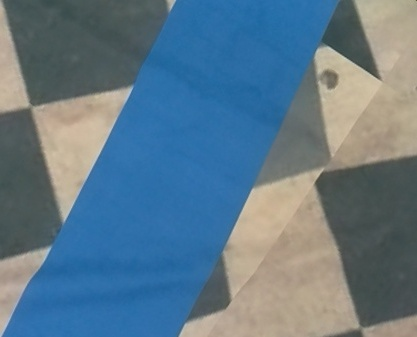
#> input picture img/image_r.jpg, 417 x 337 px, found by its file name
$ python test.py
#> lines starting #> are read from the running program, lines starting #| are printed output that depends on the picture
import numpy as np
import cv2
import math

route_r = cv2.imread('/home/lxz/workdir/Drone/Drone_guide/img/image_r.jpg')
#> route_r is the input picture: shape (337, 417, 3); mean B, G, R 137.4, 120.7, 95.2
route_l = cv2.imread('/home/lxz/workdir/Drone/Drone_guide/img/image_l.jpg')
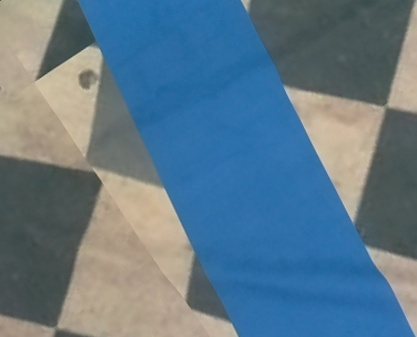
#> input picture img/image_l.jpg, 417 x 337 px, found by its file name
#> route_l is the input picture: shape (337, 417, 3); mean B, G, R 137.4, 120.7, 95.2
route_a = cv2.imread('/home/lxz/workdir/Drone/Drone_guide/img/image_a.jpg')
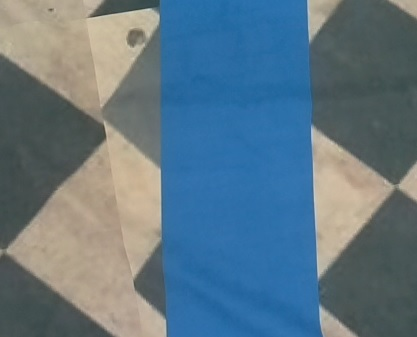
#> input picture img/image_a.jpg, 417 x 337 px, found by its file name
#> route_a is the input picture: shape (337, 417, 3); mean B, G, R 132.7, 118.5, 95.1

for img in [route_r, route_l, route_a]:
    img = cv2.cvtColor(img, cv2.COLOR_BGR2YUV)
    center_idx = [int(img.shape[0]/2), int(img.shape[1]/2)]  # 세로, 가로

    y = img[:, :, 0]
    u = img[:, :, 1]
    v = img[:, :, 2]

    th, biimage_yuv = cv2.threshold(v, 100, 255, cv2.THRESH_BINARY_INV)
    cv2.imwrite('/home/lxz/workdir/Drone/Drone_guide/img/biimg.jpg', biimage_yuv)


    # 파라미터 초기화
    yaw_cmd = 0
    pitch_cmd = 0
    roll_cmd = 0
    vel = 0

    road_ix = np.where(255 == biimage_yuv)
    road_x = road_ix[0]
    road_y = road_ix[1]

    yy = int(np.mean(road_x))
    xx = int(np.mean(road_y))

    top_ix = np.where(road_x[0] == road_x)
    top_i = top_ix[0][-1]
    top_max = road_y[top_i]
    bottom_max = road_y[-1]

    # ROLL 제어 Part (좌우)
    if abs(center_idx[1] - xx) > 60:  # 좌우 threshold
        if xx > 220:
            roll_cmd = -0.1  ### 오른쪽 이동 정도
        else:
            roll_cmd = 0.1  ### 왼쪽 이동 정도
        vel = 0.2
        cucmd = 'roll control (+좌,-우) : ' + str(roll_cmd)

    # YAW 제어 Part (회전)
    elif abs(top_max - bottom_max) > 50:  # 각도 threshold
        roadangle = top_max - bottom_max
        yaw_cmd = int(roadangle / 3) * (-1)
        if yaw_cmd > 35:
            yaw_cmd = 35  ### 오른쪽 최대 회전 각도
        if yaw_cmd < -35:
            yaw_cmd = -35  ### 왼쪽 최대 회전 각도
        cucmd = 'yaw control (+오,-왼) : ' + str(yaw_cmd)

    # PITCH 제어 Part (앞뒤)
    else:
        pitch_cmd = 0.25  ### 앞으로 이동할 거리
        vel = 0.3  ### 속도
        cucmd = 'pitch control (앞) : ' + str(pitch_cmd)

    print(cucmd)
#> this loop made 3 passes
#| yaw control (+오,-왼) : -35
#| yaw control (+오,-왼) : 35
#| pitch control (앞) : 0.25
#> pass 1, `y = img[:, :, 0]`:
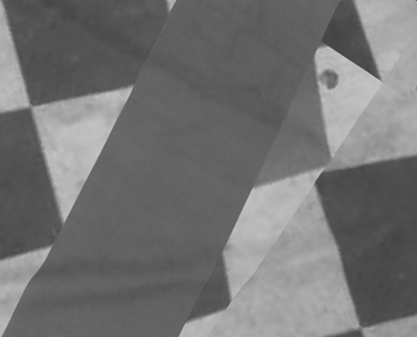
#> y: shape (337, 417); min 58, max 210, mean 115
#> pass 1, `u = img[:, :, 1]`:
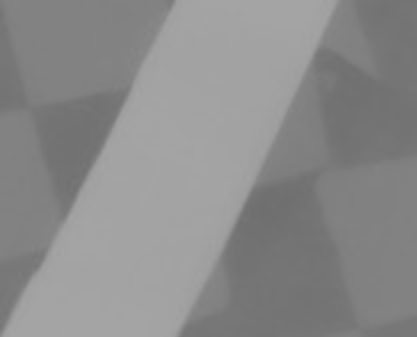
#> u: shape (337, 417); min 111, max 165, mean 139.1
#> pass 1, `v = img[:, :, 2]`:
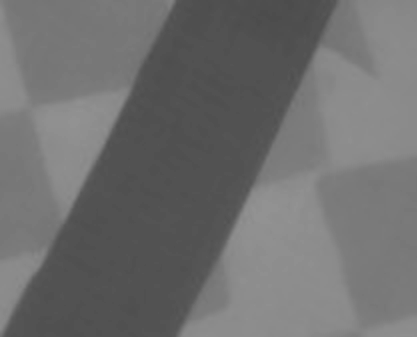
#> v: shape (337, 417); min 76, max 146, mean 110.6
#> after the loop:
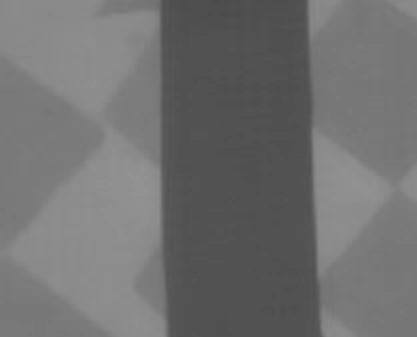
#> v: shape (337, 417); min 75, max 146, mean 112.2
#     return (0, yaw_cmd, pitch_cmd, roll_cmd, vel)
